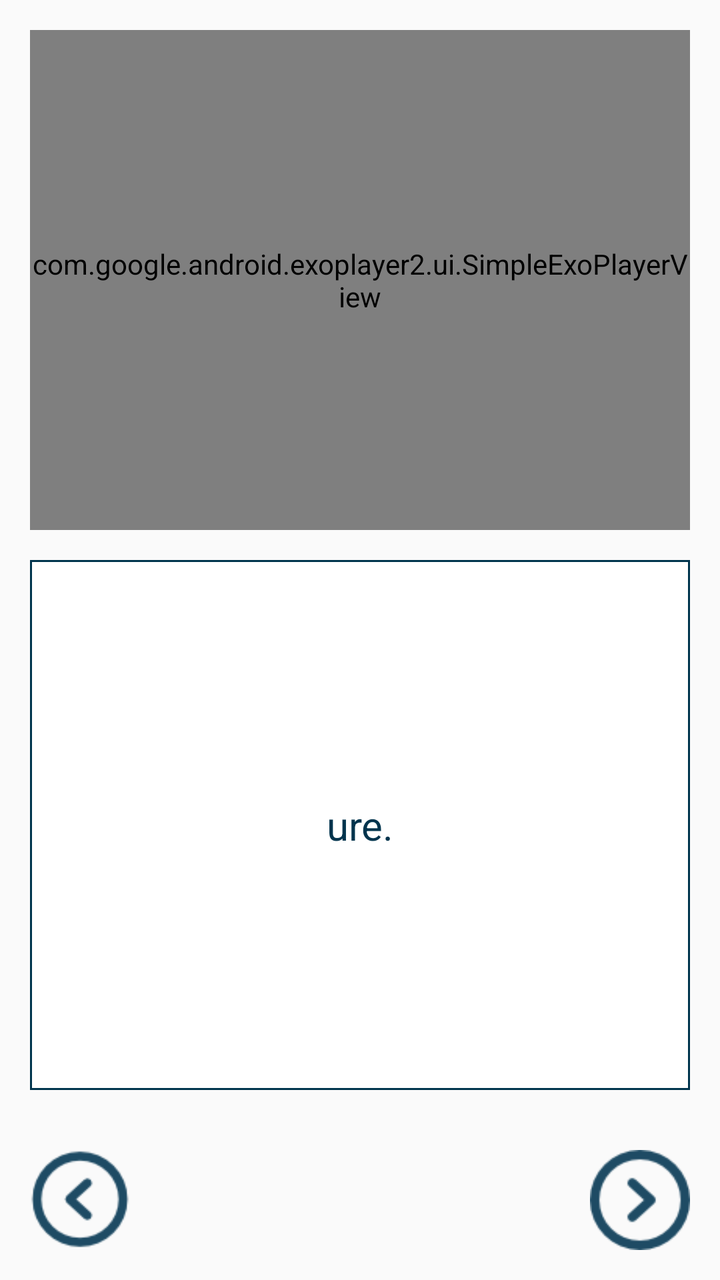
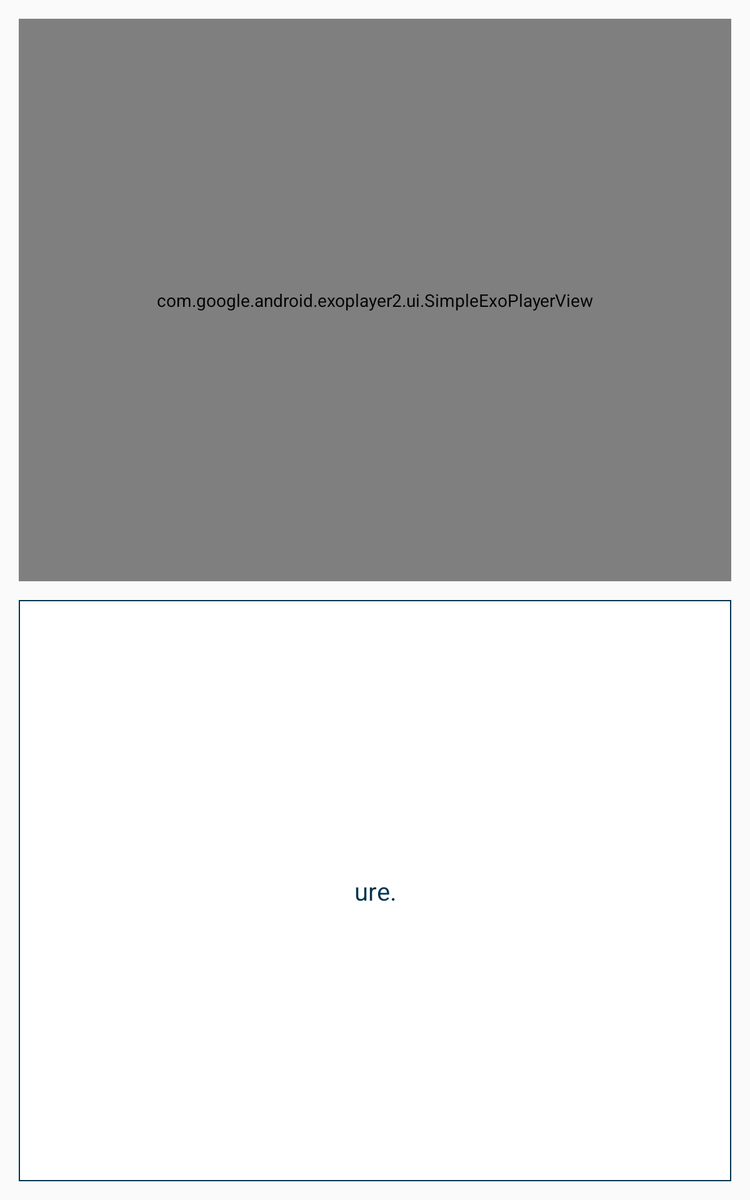

The same Android screen from two of the app's own layout files: first res/layout/ as a phone draws it, then the repository's variant for another configuration, drawn on a device whose configuration selects that folder. Both files follow.
<!-- AndroidManifest.xml: application theme AppTheme -->
<!-- res/layout/fragment_recipe_video_layout.xml -->
<?xml version="1.0" encoding="utf-8"?>
<RelativeLayout     xmlns:android="http://schemas.android.com/apk/res/android"
    xmlns:app="http://schemas.android.com/apk/res-auto"
    android:layout_width="match_parent"
    android:layout_height="match_parent"
    android:id="@+id/parent"
    android:tag="normal">

    <LinearLayout
        android:id="@+id/video_layout"
        android:layout_above="@+id/iv_back"
        android:layout_width="match_parent"
        android:layout_height="match_parent"
        android:layout_alignParentStart="true"
        android:layout_alignParentTop="true"
        android:orientation="vertical">

        <com.google.android.exoplayer2.ui.SimpleExoPlayerView
            android:id="@+id/playerView"
            android:layout_width="match_parent"
            android:layout_height="match_parent"
            app:fastforward_increment="1000"
            app:rewind_increment="1000"
            android:layout_marginBottom="15dp"
            android:layout_marginLeft="15dp"
            android:layout_marginRight="15dp"
            android:layout_marginTop="15dp"
            android:layout_weight="1"
            />

        <LinearLayout
            android:layout_width="match_parent"
            android:layout_height="match_parent"
            android:layout_weight="1">
        <TextView
            android:id="@+id/tv_step_description"
            android:layout_width="match_parent"
            android:layout_height="match_parent"
            android:layout_marginLeft="15dp"
            android:layout_marginRight="15dp"
            android:gravity="center"
            android:background="@drawable/back_description"
            android:layout_marginBottom="15dp"
            android:scrollbars = "vertical"
            android:text="ure."
            android:textColor="#00344D"
            android:textSize="20dp"
             />
        </LinearLayout>
    </LinearLayout>

    <ImageView
        android:layout_marginTop="15dp"
        android:layout_marginLeft="15dp"
        android:layout_marginBottom="15dp"
        android:layout_width="50dp"
        android:layout_height="50dp"
        android:id="@+id/iv_back"
        android:layout_alignParentBottom="true"
        android:layout_alignParentLeft="true"
        android:background="@drawable/left_64" />
    <ImageView
        android:layout_marginTop="15dp"
        android:layout_marginRight="15dp"
        android:layout_width="50dp"
        android:layout_height="50dp"
        android:id="@+id/iv_next"
        android:layout_alignParentRight="true"
        android:layout_alignParentBottom="true"
        android:layout_marginBottom="15dp"
        android:background="@drawable/right_64"
        android:layout_below="@+id/video_layout"
       />


</RelativeLayout>
<!-- resources referenced by this layout -->
<resources>
  <!-- drawable back_description (drawable) -->
  <?xml version="1.0" encoding="utf-8"?>
  <shape xmlns:android="http://schemas.android.com/apk/res/android" android:shape="rectangle" >
      <solid android:color="#FFFFFF" />
      <stroke android:width="1dp" android:color="#00344D" />
      <corners   android:radius="0dp"   />
  </shape>
  <!-- drawable left_64: png bitmap (drawable, 1708 bytes) -->
  <!-- drawable right_64: png bitmap (drawable, 1265 bytes) -->
  <style name="AppTheme" parent="Theme.AppCompat.Light.DarkActionBar">
          <item name="windowActionBar">false</item>
          <item name="colorPrimary">@color/colorPrimary</item>
          <item name="colorPrimaryDark">@color/colorPrimaryDark</item>
          <item name="colorAccent">@color/colorAccent</item>
          <item name="windowNoTitle">true</item>
      </style>
  <color name="colorPrimary">#3F51B5</color>
  <color name="colorPrimaryDark">#303F9F</color>
  <color name="colorAccent">#FF4081</color>
</resources>
<!-- res/layout-sw600dp/fragment_recipe_video_layout.xml (the repository's variant of the layout above) -->
<!-- drawn on a 7-inch tablet held upright -->
<?xml version="1.0" encoding="utf-8"?>
<RelativeLayout     xmlns:android="http://schemas.android.com/apk/res/android"
    android:layout_width="match_parent"
    android:layout_height="match_parent"
    android:id="@+id/parent"
    android:tag="tablet">

    <LinearLayout
        android:id="@+id/video_layout"
        android:layout_above="@+id/iv_back"
        android:layout_width="match_parent"
        android:layout_height="match_parent"
        android:layout_alignParentStart="true"
        android:layout_alignParentTop="true"
        android:orientation="vertical">

        <com.google.android.exoplayer2.ui.SimpleExoPlayerView
            android:id="@+id/playerView"
            android:layout_width="match_parent"
            android:layout_height="match_parent"
            android:layout_marginBottom="15dp"
            android:layout_marginLeft="15dp"
            android:layout_marginRight="15dp"
            android:layout_marginTop="15dp"
            android:layout_weight="1"
            />

        <LinearLayout
            android:layout_width="match_parent"
            android:layout_height="match_parent"
            android:layout_weight="1">
        <TextView
            android:id="@+id/tv_step_description"
            android:layout_width="match_parent"
            android:layout_height="match_parent"
            android:layout_marginLeft="15dp"
            android:layout_marginRight="15dp"
            android:gravity="center"
            android:scrollbars = "vertical"
            android:layout_marginBottom="15dp"
            android:background="@drawable/back_description"
            android:text="ure."
            android:textColor="#00344D"
            android:textSize="20dp"
             />
        </LinearLayout>
    </LinearLayout>



</RelativeLayout>
<!-- resources referenced by the variant -->
<!-- as a 7-inch tablet held upright resolves them -->
<resources>
  <!-- drawable back_description (drawable) -->
  <?xml version="1.0" encoding="utf-8"?>
  <shape xmlns:android="http://schemas.android.com/apk/res/android" android:shape="rectangle" >
      <solid android:color="#FFFFFF" />
      <stroke android:width="1dp" android:color="#00344D" />
      <corners   android:radius="0dp"   />
  </shape>
  <style name="AppTheme" parent="Theme.AppCompat.Light.DarkActionBar">
          <item name="windowActionBar">false</item>
          <item name="colorPrimary">@color/colorPrimary</item>
          <item name="colorPrimaryDark">@color/colorPrimaryDark</item>
          <item name="colorAccent">@color/colorAccent</item>
          <item name="windowNoTitle">true</item>
      </style>
  <color name="colorPrimary">#3F51B5</color>
  <color name="colorPrimaryDark">#303F9F</color>
  <color name="colorAccent">#FF4081</color>
</resources>
